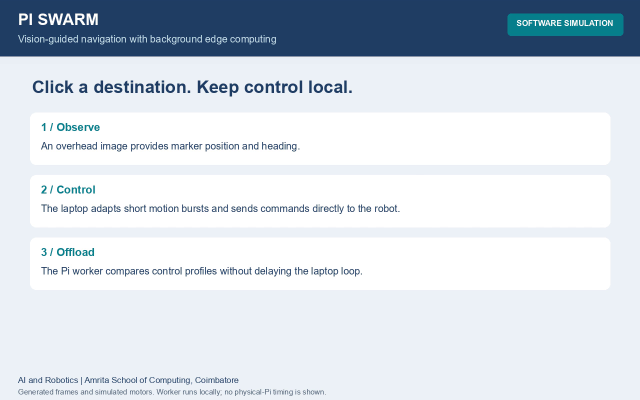
#> input picture frame 49 of media/pi-swarm-simulation.mp4, 1280 x 800 px, given in place of the camera (shown at 1/2 size)
$ python pick_target_color.py
#> lines starting #> are read from the running program, lines starting #| are printed output that depends on the picture; after the words box and inside, x2 and y2 are one past the last pixel; in counts of white or black regions, pixels touching at a corner belong together
"""Teach the system the target's colour from the real camera image.

    python scripts/pick_target_color.py                 # camera URL from config.toml
    python scripts/pick_target_color.py --source 0      # a webcam, for a dry run

Click once on the middle of the target object. The window then shows what the detector would see (the target should be the
only bright blob in the mask panel). Click again to re-sample, `s` to save to logs/target_color.json, `q` to quit.
Then run: python scripts/run_live.py --target-color custom
"""
from __future__ import annotations

import argparse
import sys
import tomllib
from pathlib import Path

import cv2
import numpy as np

ROOT = Path(__file__).resolve().parent.parent
sys.path.insert(0, str(ROOT))
from swarm.vision.target import color_mask, find_target, sample_ranges, save_ranges  # noqa: E402


def main() -> None:
    cfg_path = ROOT / "config.toml"
    cfg = tomllib.loads(cfg_path.read_text()) if cfg_path.exists() else {}
    ap = argparse.ArgumentParser()
    ap.add_argument("--source", default=cfg.get("camera", {}).get("url", "0"))
    ap.add_argument("--out", default=str(ROOT / "logs" / "target_color.json"))
    a = ap.parse_args()
    cap = cv2.VideoCapture(int(a.source) if a.source.isdigit() else a.source)
    if not cap.isOpened():
        sys.exit(f"cannot open camera source {a.source!r}")
    state: dict = {"ranges": None, "click": None}

    def on_mouse(event: int, x: int, y: int, *_: object) -> None:
        if event == cv2.EVENT_LBUTTONDOWN:
            state["click"] = (x, y)

    cv2.namedWindow("pick target colour")
    cv2.setMouseCallback("pick target colour", on_mouse)
    while True:
        ok, frame = cap.read()
#> frame is the input picture: shape (800, 1280, 3); mean B, G, R 227.2, 218.6, 210.6
        if not ok:
            continue
        if state["click"] is not None:
            state["ranges"] = sample_ranges(frame, state["click"])
            state["click"] = None
            print("sampled HSV ranges:", state["ranges"])
        view, msg = frame.copy(), "click the target, s = save, q = quit"
#> msg = 'click the target, s = save, q = quit'
        mask_panel = np.zeros_like(frame)
        if state["ranges"] is not None:
            m = color_mask(frame, state["ranges"])
            mask_panel = cv2.cvtColor(m, cv2.COLOR_GRAY2BGR)
            hit = find_target(frame, state["ranges"])
            if hit is not None:
                cv2.circle(view, (int(hit[0]), int(hit[1])), 16, (0, 255, 255), 3)
                msg = f"found at ({hit[0]:.0f},{hit[1]:.0f}). Only the target should be white on the right. s = save"
            else:
                msg = "nothing found: click the target again"
        cv2.putText(view, msg, (10, 28), cv2.FONT_HERSHEY_SIMPLEX, 0.7, (0, 255, 255), 2)
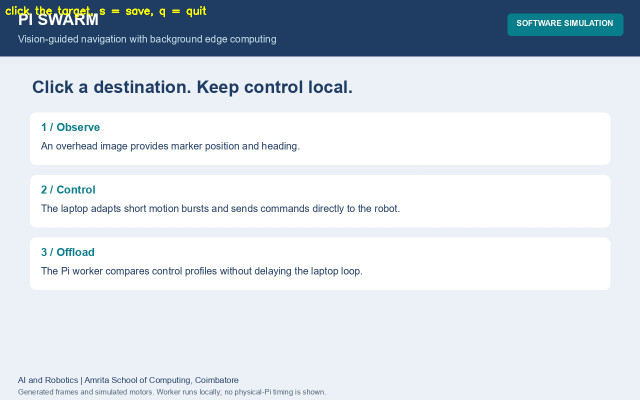
#> view: shape (800, 1280, 3) (shown at 1/2 size); 0.22% of pixels changed, all inside (x1, y1, x2, y2) = (11, 12, 413, 35)
        cv2.imshow("pick target colour", np.hstack([view, mask_panel]))
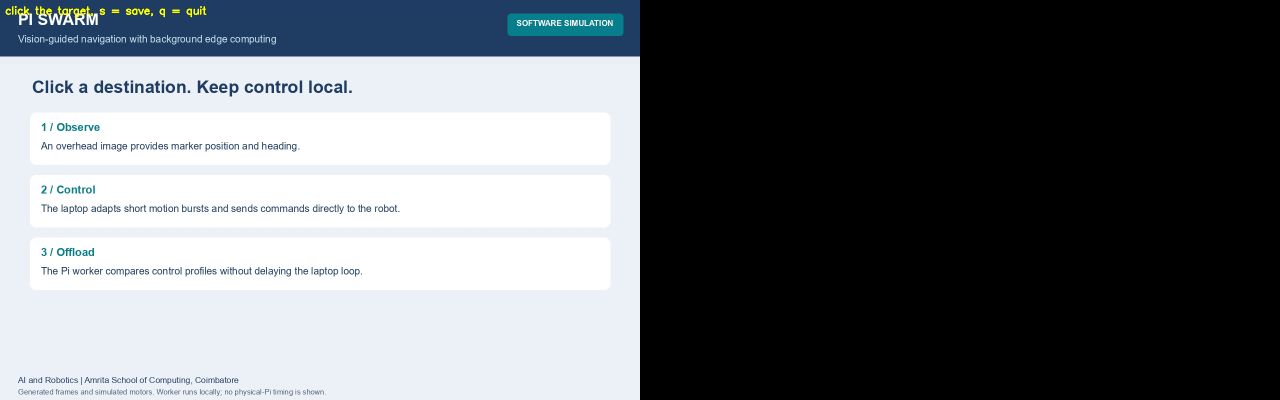
#> window 'pick target colour': shape (800, 2560, 3) (shown at 1/2 size); mean B, G, R 113.5, 109.5, 105.5
        key = cv2.waitKey(30) & 0xFF
#> (key q is pressed here)
        if key == ord("s") and state["ranges"] is not None:
            Path(a.out).parent.mkdir(exist_ok=True)
            save_ranges(a.out, state["ranges"])
            print(f"saved {a.out}")
        elif key == ord("q"):
            break
    cap.release()
    cv2.destroyAllWindows()


if __name__ == "__main__":
    main()

$ run again, starting later in the video
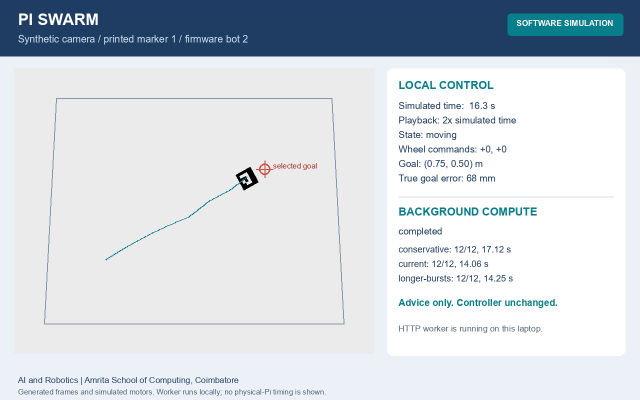
#> input picture frame 222 of media/pi-swarm-simulation.mp4, 1280 x 800 px, given in place of the camera (shown at 1/2 size)
#> in main, frame is the input picture: shape (800, 1280, 3); mean B, G, R 221.5, 215, 208.2
#> msg = 'click the target, s = save, q = quit'
#> in main, `cv2.putText(view, msg, (10, 28), cv2.FONT_HERSHEY_SIMPLEX, 0.7, (0, 25..`:
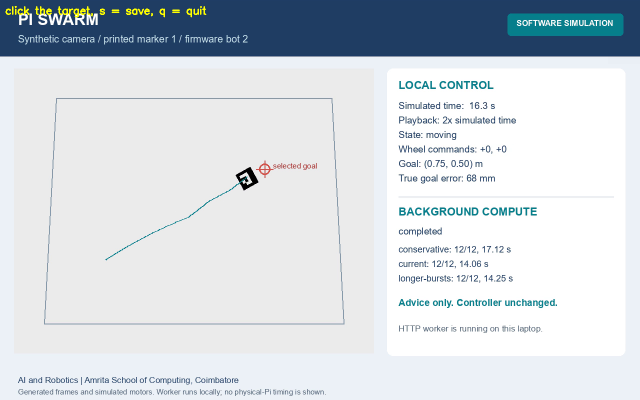
#> view: shape (800, 1280, 3) (shown at 1/2 size); 0.22% of pixels changed, all inside (x1, y1, x2, y2) = (11, 12, 413, 35)
#> in main, `cv2.imshow("pick target colour", np.hstack([view, mask_panel]))`:
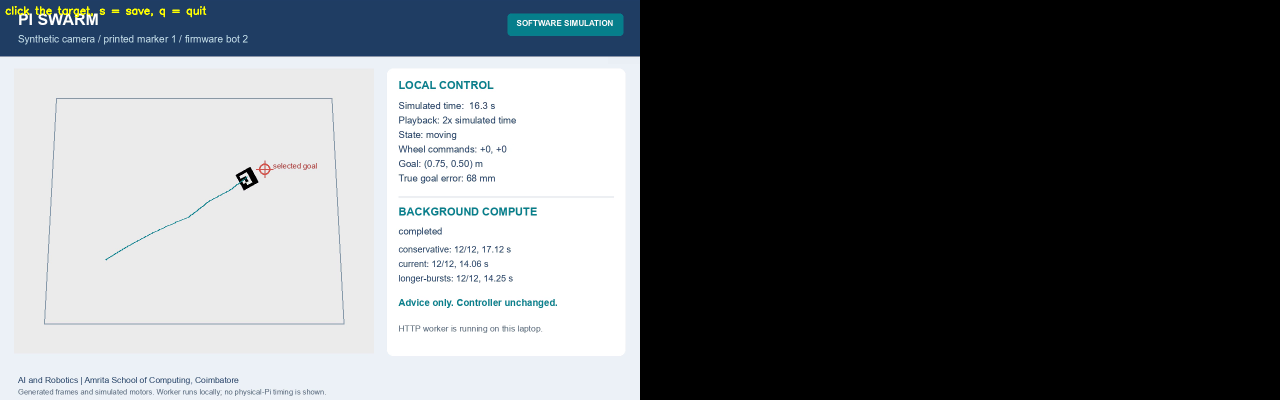
#> window 'pick target colour': shape (800, 2560, 3) (shown at 1/2 size); mean B, G, R 110.6, 107.7, 104.3

$ run again, starting later in the video
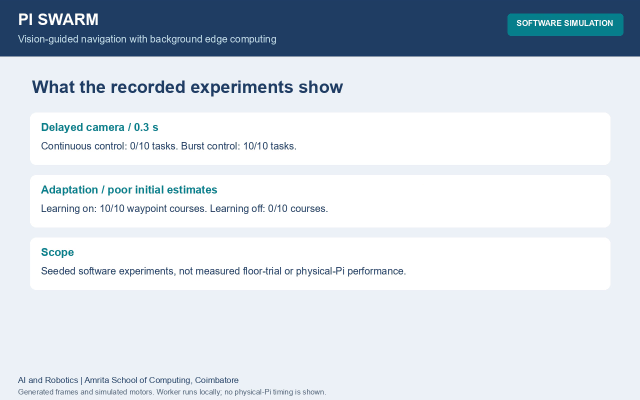
#> input picture frame 396 of media/pi-swarm-simulation.mp4, 1280 x 800 px, given in place of the camera (shown at 1/2 size)
#> in main, frame is the input picture: shape (800, 1280, 3); mean B, G, R 227, 218.5, 210.2
#> msg = 'click the target, s = save, q = quit'
#> in main, `cv2.putText(view, msg, (10, 28), cv2.FONT_HERSHEY_SIMPLEX, 0.7, (0, 25..`:
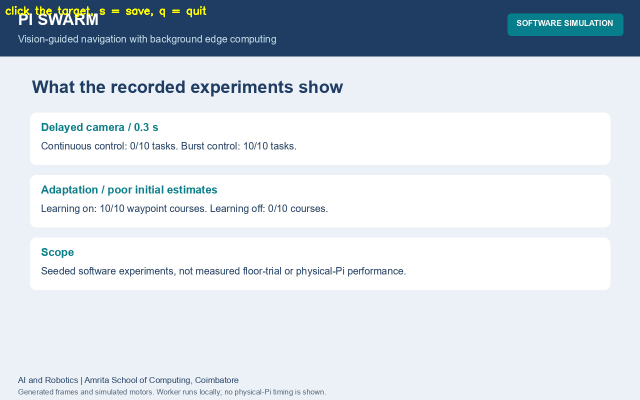
#> view: shape (800, 1280, 3) (shown at 1/2 size); 0.22% of pixels changed, all inside (x1, y1, x2, y2) = (11, 12, 413, 35)
#> in main, `cv2.imshow("pick target colour", np.hstack([view, mask_panel]))`:
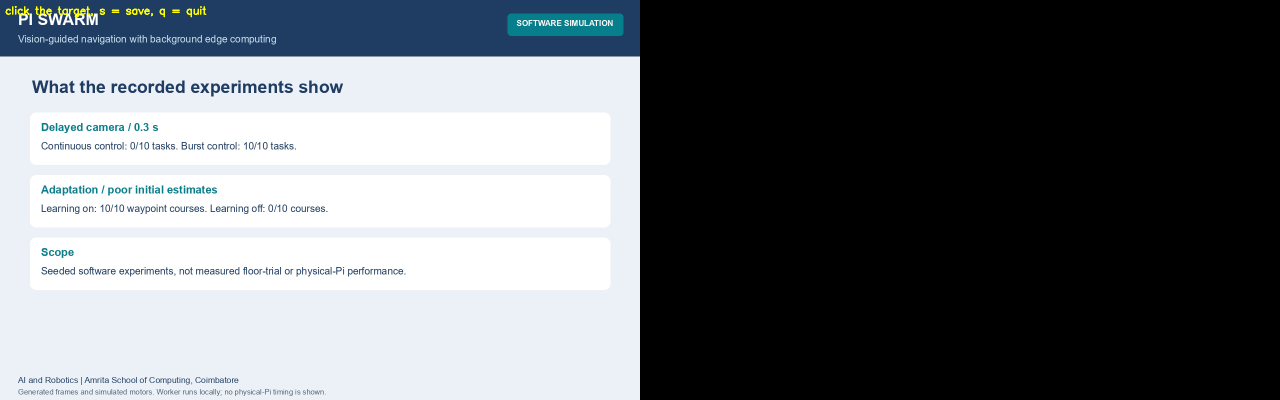
#> window 'pick target colour': shape (800, 2560, 3) (shown at 1/2 size); mean B, G, R 113.4, 109.4, 105.3
